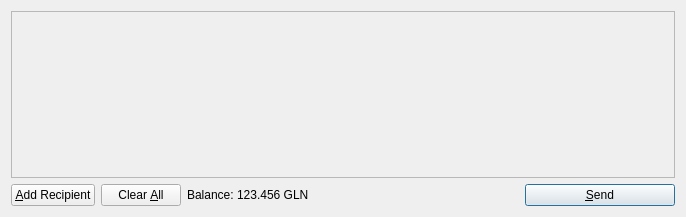
<?xml version="1.0" encoding="UTF-8"?>
<ui version="4.0">
 <class>SendCoinsDialog</class>
 <widget class="QDialog" name="SendCoinsDialog">
  <property name="geometry">
   <rect>
    <x>0</x>
    <y>0</y>
    <width>686</width>
    <height>217</height>
   </rect>
  </property>
  <property name="windowTitle">
   <string>Send Coins</string>
  </property>
  <layout class="QVBoxLayout" name="verticalLayout">
   <item>
    <widget class="QScrollArea" name="scrollArea">
     <property name="widgetResizable">
      <bool>true</bool>
     </property>
     <widget class="QWidget" name="scrollAreaWidgetContents">
      <property name="geometry">
       <rect>
        <x>0</x>
        <y>0</y>
        <width>666</width>
        <height>165</height>
       </rect>
      </property>
      <layout class="QVBoxLayout" name="verticalLayout_2">
       <property name="margin">
        <number>0</number>
       </property>
       <item>
        <layout class="QVBoxLayout" name="entries">
         <property name="spacing">
          <number>6</number>
         </property>
        </layout>
       </item>
       <item>
        <spacer name="verticalSpacer">
         <property name="orientation">
          <enum>Qt::Vertical</enum>
         </property>
         <property name="sizeHint" stdset="0">
          <size>
           <width>20</width>
           <height>40</height>
          </size>
         </property>
        </spacer>
       </item>
      </layout>
     </widget>
    </widget>
   </item>
   <item>
    <layout class="QHBoxLayout" name="horizontalLayout">
     <item>
      <widget class="QPushButton" name="addButton">
       <property name="toolTip">
        <string>Send to multiple recipients at once</string>
       </property>
       <property name="text">
        <string>&amp;Add Recipient</string>
       </property>
       <property name="icon">
        <iconset resource="../bitcoin.qrc">
         <normaloff>:/icons/add</normaloff>:/icons/add</iconset>
       </property>
       <property name="autoDefault">
        <bool>false</bool>
       </property>
      </widget>
     </item>
     <item>
      <widget class="QPushButton" name="clearButton">
       <property name="sizePolicy">
        <sizepolicy hsizetype="Minimum" vsizetype="Fixed">
         <horstretch>0</horstretch>
         <verstretch>0</verstretch>
        </sizepolicy>
       </property>
       <property name="toolTip">
        <string>Remove all transaction fields</string>
       </property>
       <property name="text">
        <string>Clear &amp;All</string>
       </property>
       <property name="icon">
        <iconset resource="../bitcoin.qrc">
         <normaloff>:/icons/remove</normaloff>:/icons/remove</iconset>
       </property>
       <property name="autoRepeatDelay">
        <number>300</number>
       </property>
       <property name="autoDefault">
        <bool>false</bool>
       </property>
      </widget>
     </item>
     <item>
      <layout class="QHBoxLayout" name="horizontalLayout_2">
       <property name="spacing">
        <number>3</number>
       </property>
       <item>
        <widget class="QLabel" name="label">
         <property name="text">
          <string>Balance:</string>
         </property>
        </widget>
       </item>
       <item>
        <widget class="QLabel" name="labelBalance">
         <property name="cursor">
          <cursorShape>IBeamCursor</cursorShape>
         </property>
         <property name="text">
          <string>123.456 GLN</string>
         </property>
         <property name="textInteractionFlags">
          <set>Qt::LinksAccessibleByMouse|Qt::TextSelectableByKeyboard|Qt::TextSelectableByMouse</set>
         </property>
        </widget>
       </item>
      </layout>
     </item>
     <item>
      <spacer name="horizontalSpacer">
       <property name="orientation">
        <enum>Qt::Horizontal</enum>
       </property>
       <property name="sizeHint" stdset="0">
        <size>
         <width>40</width>
         <height>20</height>
        </size>
       </property>
      </spacer>
     </item>
     <item>
      <widget class="QPushButton" name="sendButton">
       <property name="minimumSize">
        <size>
         <width>150</width>
         <height>0</height>
        </size>
       </property>
       <property name="toolTip">
        <string>Confirm the send action</string>
       </property>
       <property name="text">
        <string>&amp;Send</string>
       </property>
       <property name="icon">
        <iconset resource="../bitcoin.qrc">
         <normaloff>:/icons/send</normaloff>:/icons/send</iconset>
       </property>
       <property name="default">
        <bool>true</bool>
       </property>
      </widget>
     </item>
    </layout>
   </item>
  </layout>
 </widget>
 <resources>
  <include location="../bitcoin.qrc"/>
 </resources>
 <connections/>
</ui>
